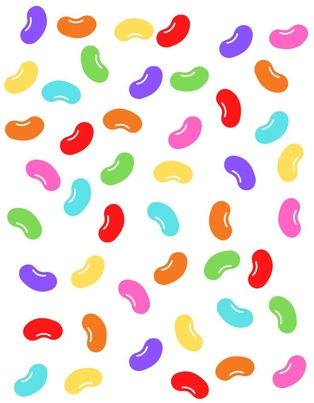
#> input picture notebooks/week04_01-26_images/jelly_beans_1.jpg, 314 x 403 px, shrunk from 736 x 946 before the run
$ jupyter execute Week4_homework_key.ipynb
#> lines starting #> are read from the running program, lines starting #| are printed output that depends on the picture; after the words box and inside, x2 and y2 are one past the last pixel; in counts of white or black regions, pixels touching at a corner belong together
# NEUS 642 - Week 4 Homework

This week we dig a little deeper into image analysis and give you the experience of working the a new (to you) library. Open CV (CV = "computer vision") is well-established suite of tools for image processing related to computer vison.  You might run an end-to-end analysis through open CV, or you might use bits and pieces for steps of a bigger analysis (smoothing, edge detection, etc.)

Today we'll be counting jelly beans, since they look kind of like neurons.

## Load opencv and a test image

If you completed the instructions in the [README](./README.md), you should have already installed opencv in your python environment.

```conda install pytables opencv```

As usual, you'll need to restart your python kernel before can import a newly installed library.

[cell 1]
import matplotlib.pyplot as plt
import numpy as np

import cv2

Load our simple demo image. Note that it's in color.

[cell 2]
im=plt.imread('jelly_beans_1.jpg')
#> im is the input picture: shape (403, 314, 3); mean R, G, B 239.8, 226.4, 221.5
plt.imshow(im);

Color images are stored in a 3-D array, really three different images that represent the Red-Green-Blue color bands. Note also that the data is stored as `uint8` datatypes. This is memory-efficient for storing 8-bit luminance levels (0...255) and some cv2 functions complain if they don't get arrays containing variables of this datatype.

[cell 3]
print("im shape:", im.shape)
#| im shape: (403, 314, 3)
print("im dtype:", im.dtype)
#| im dtype: uint8

[cell 4]
f,ax = plt.subplots(1,3,figsize=(6,2), sharex=True, sharey=True)
bands = ['red','green','blue']
for z, band in enumerate(bands):
    ax[z].imshow(im[:,:,z], cmap='gray')
    ax[z].set_title(band)
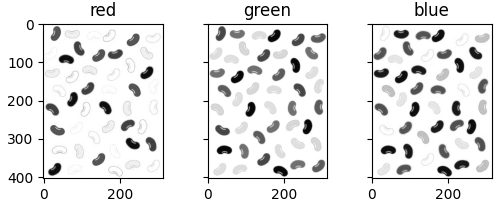
#> figure drawn by matplotlib, 3 panels

To keep things simple, let's average across bands for a grayscale image

[cell 5]
gray = im.mean(axis=2).astype('uint8')
plt.imshow(gray, cmap='gray');
print("gray shape:", gray.shape)
#| gray shape: (403, 314)
print("gray dtype:", gray.dtype)
#| gray dtype: uint8

## Question 1 - Thresholding

To count jellybeans, we need to figure out how many "blobs" of adjacent gray/black pixels are present in the image. This snippet of code uses the `cv2.contourarea` function to find outlines of blobs, and kind of gets us there.

[cell 6]
flip_gray = 255-gray
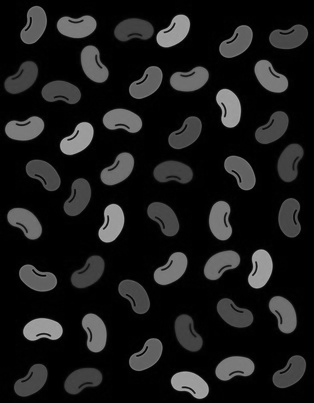
#> flip_gray: shape (403, 314); min 0, max 174, mean 26
contours, hierarchy = cv2.findContours(flip_gray, cv2.RETR_EXTERNAL, cv2.CHAIN_APPROX_SIMPLE)
#> contours = 50 contours, 44 with area under 20; largest, box (x1, y1, x2, y2) and area: (0, 0, 314, 403) 88580, (60, 302, 114, 401) 3460, (266, 351, 314, 401) 1778, (0, 200, 50, 246) 1659, (80, 240, 92, 249) 26, (88, 292, 96, 300) 26

contour_img=im.copy()
for cntr in contours:
    area = cv2.contourArea(cntr)
    cv2.drawContours(contour_img, [cntr], 0, (0,0,0), 2)
#> this loop made 50 passes
#> area on passes 8, 17, 23, 34, 38, 50: 1778.5, 3460.5, 26, 26.5, 1659, 88580
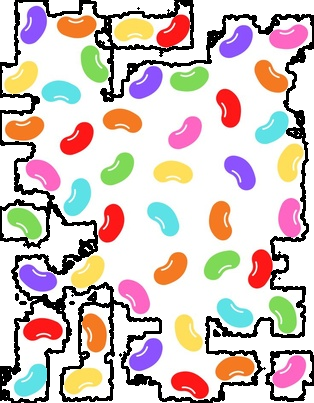
#> contour_img: shape (403, 314, 3); 11.64% of pixels changed, all inside (x1, y1, x2, y2) = (0, 0, 314, 403)
plt.imshow(contour_img)
plt.title(f"Found {len(contours)} beans");

But something is not right. The coutour boundaries do not fit snuggly around the jellybeans, and the count seems off. This is because the contour function is finding **any** pixel with value in flip_gray that is different from 0.

Often for a problem like this (especially with real images) we need to apply a threshold to exlude pixels with values that are small but not exactly 0.

Use `cv2.threshold` (or numpy equivalents) to convert `gray` to a matrix of 0's (background) and 1's (jellybeans). Then apply `findCountours` to the thresholded image. Save your results in the `contours` array so that you can test it in the following cell.

[cell 7]
#Your answer here
ret1,thresh = cv2.threshold(gray, 220, 1, cv2.THRESH_BINARY_INV)
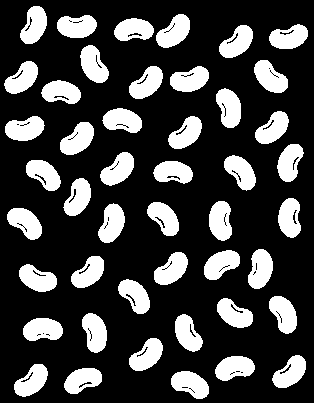
#> thresh: shape (403, 314); values 0 (black) and 1 (white), 25.4% white; 46 white regions
contours, hierarchy = cv2.findContours(thresh, cv2.RETR_EXTERNAL, cv2.CHAIN_APPROX_SIMPLE)
#> contours = 46 contours; largest, box (x1, y1, x2, y2) and area: (156, 14, 190, 48) 691, (248, 249, 273, 289) 690, (98, 203, 125, 243) 689, (216, 88, 241, 128) 689, (60, 122, 94, 155) 687

Test it:

[cell 8]
contour_img=im.copy()
for cntr in contours:
    area = cv2.contourArea(cntr)
    cv2.drawContours(contour_img, [cntr], 0, (0,0,0), 3)
#> this loop made 46 passes
#> area on passes 1 to 12: 686, 653, 660.5, 685.5, 659.5, 667.5, 685, 649.5, 682.5, 659, 678, 658.5
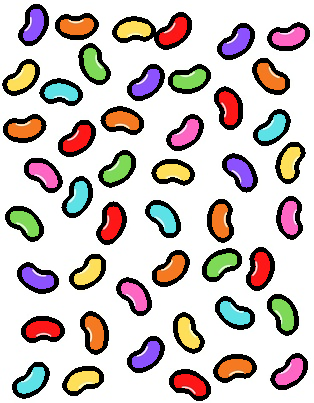
#> contour_img: shape (403, 314, 3); 16.55% of pixels changed, all inside (x1, y1, x2, y2) = (2, 4, 310, 401)
plt.imshow(contour_img)
plt.title(f"Found {len(contours)} beans");

A couple hints:
1. `cv2.threshold` requires 4 parameters:
* src - the image to be threholded
* thresh - the gray level to use for thresholding
* maxval - the output value of pixels above (or below threhold).  Any number (1 or 255) makes sense here.
* type - this specifies the threshold type, which includes the sign of the threshold. Important: You want the dark parts of the image to return 1 and light parts to return as 0. You can invert the sign of the image with the appropriate threshold_type. Search around for information/examples on cv2.ThresholdType.
2. You can use `plt.hist(x.flatten())` to plot a histgram of grayscale values in an image `x`. This may help you pick the threshold value

## Question 2 - Count only the red jellybeans

Now we want to count just the red jellybeans. Notice that if we extract the blue color plane, the red jellybeans show up as distinctly dark.

[cell 9]
red=im[:,:,2]
threshold = 60

f,ax=plt.subplots(1,3,figsize=(6,2))
ax[0].imshow(im)
ax[0].set_title('original')
ax[1].imshow(red, cmap='gray')
ax[1].set_title('blue plane')
ret1,thresh = cv2.threshold(red, threshold, 1, cv2.THRESH_BINARY_INV)
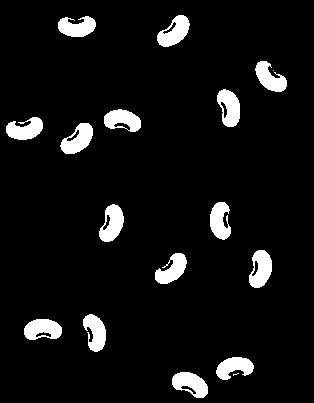
#> thresh: shape (403, 314); values 0 (black) and 1 (white), 6.9% white; 17 white regions (2 under 20 px), largest, box (x1, y1, x2, y2) and area: (157, 15, 190, 47) 610, (249, 250, 272, 288) 610, (60, 123, 93, 154) 607
#> ret1 = 60
ax[2].imshow(thresh);
ax[2].set_title(f'thresholded at {threshold}');

This separation captures the red and orange jellybeans nicely.  We can reduce the threshold to only capture red:

[cell 10]
red=im[:,:,2]
threshold = 25

f,ax=plt.subplots(1,3,figsize=(6,2))
ax[0].imshow(im)
ax[0].set_title('original')
ax[1].imshow(red, cmap='gray')
ax[1].set_title('blue plane')
ret1,thresh = cv2.threshold(red, threshold, 1, cv2.THRESH_BINARY_INV)
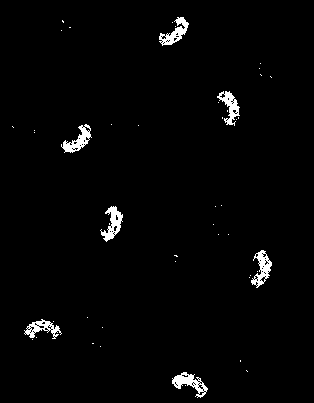
#> thresh: shape (403, 314); values 0 (black) and 1 (white), 2% white; 47 white regions (40 under 20 px)
#> ret1 = 25
ax[2].imshow(thresh);
ax[2].set_title(f'thresholded at {threshold}');

But what happens when we find contours?

[cell 11]
contours, hierarchy = cv2.findContours(thresh, cv2.RETR_EXTERNAL, cv2.CHAIN_APPROX_SIMPLE)
#> contours = 47 contours, 40 with area under 20; largest, box (x1, y1, x2, y2) and area: (172, 372, 208, 398) 365, (251, 250, 272, 288) 358, (61, 124, 92, 153) 338, (100, 206, 123, 242) 332, (159, 17, 189, 46) 317, (217, 91, 240, 126) 300, (24, 319, 62, 339) 299

contour_img=im.copy()
for cntr in contours:
    area = cv2.contourArea(cntr)
    cv2.drawContours(contour_img, [cntr], 0, (0,0,0), 2)
#> this loop made 47 passes
#> area on passes 2, 11, 18, 24, 31, 37, 47: 365, 299, 357.5, 331.5, 337.5, 299.5, 317
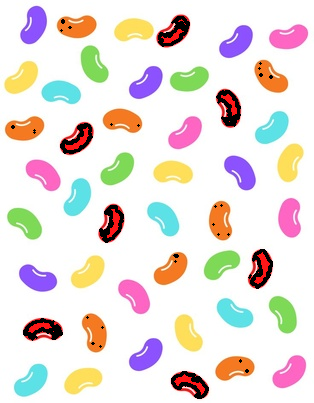
#> contour_img: shape (403, 314, 3); 2.38% of pixels changed, all inside (x1, y1, x2, y2) = (11, 16, 273, 399)
plt.imshow(contour_img)
plt.title(f"Found {len(contours)} beans");

The orange jellybeans left speckle in the image that messed up our count. Speckle/noise is a real issue for many images. We need to smooth the image to remove that noise before thresholding.

Use `cv2.GaussianBlur` (or some numpy equivalent) to smooth the `red` image before thresholding. Then detect blobs and save to `contours`. Can you get the correct count?

[cell 12]
red = im[:,:,2]

# Your answer here:
threshold = 30
blur=cv2.GaussianBlur(red,(21,21),5)
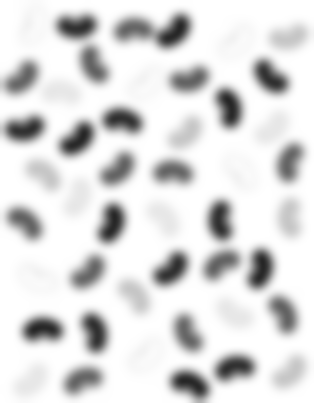
#> blur: shape (403, 314); min 37, max 255, mean 221.5
ret1,thresh = cv2.threshold(blur, threshold, 1, cv2.THRESH_BINARY_INV)
#> thresh: shape (403, 314); every value is 0
#> ret1 = 30
contours, hierarchy = cv2.findContours(thresh, cv2.RETR_EXTERNAL, cv2.CHAIN_APPROX_SIMPLE)
#> contours = []

Test your code:

[cell 13]
contour_img=im.copy()
for cntr in contours:
    area = cv2.contourArea(cntr)
    cv2.drawContours(contour_img, [cntr], 0, (0,0,0), 3)
#> this loop made 0 passes
plt.imshow(contour_img)
plt.title(f"Found {len(contours)} beans");

Hints:
1. Play around with various combinations of parameters to `GaussianBlur` and `threshold` and plot the resulting image to see what it looks like before you measure contours.
2. `GausianBlur` requires 3 parameters:
* src - the image
* the `ksize` parameter needs to be a tuple. `(x,x)` will define the kernel to be an x by x square.
* `SigmaX` can be a single number, the size of the Gaussian smoothing.

## Bonus - Dealing with overlap

Let's look at a bit tougher, but maybe more realistic, image:

[cell 14]
im2=plt.imread('jelly_beans_2.jpg')
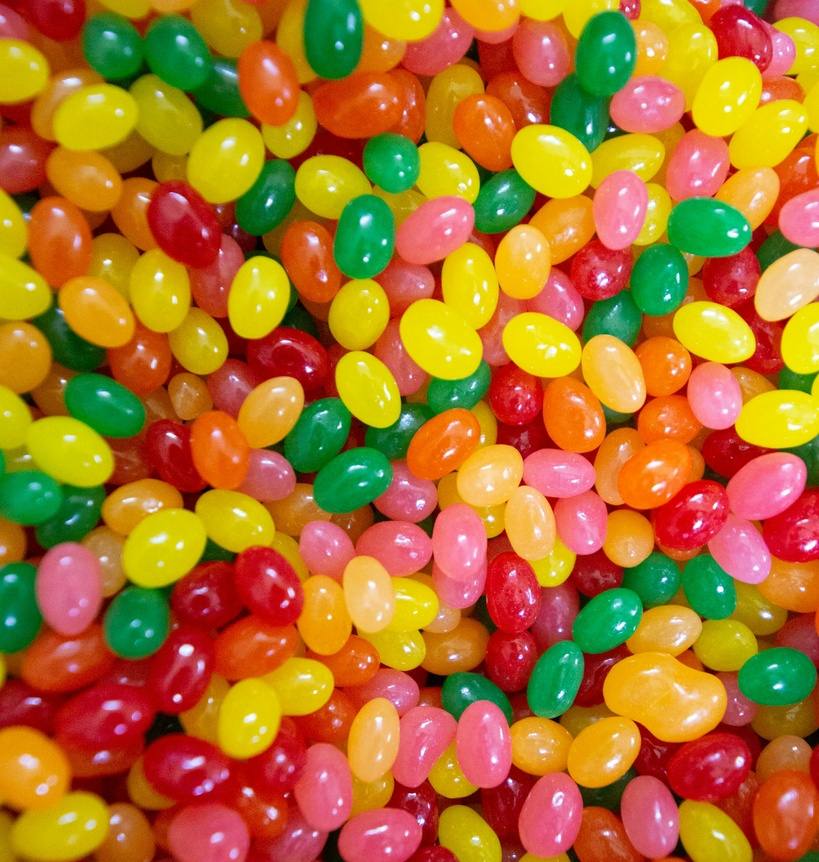
#> input picture notebooks/week04_01-26_images/jelly_beans_2.jpg, 819 x 862 px, shrunk from 1920 x 2021 before the run
#> im2 is the input picture: shape (862, 819, 3); mean R, G, B 174.1, 114.3, 41.6
plt.imshow(im2);
